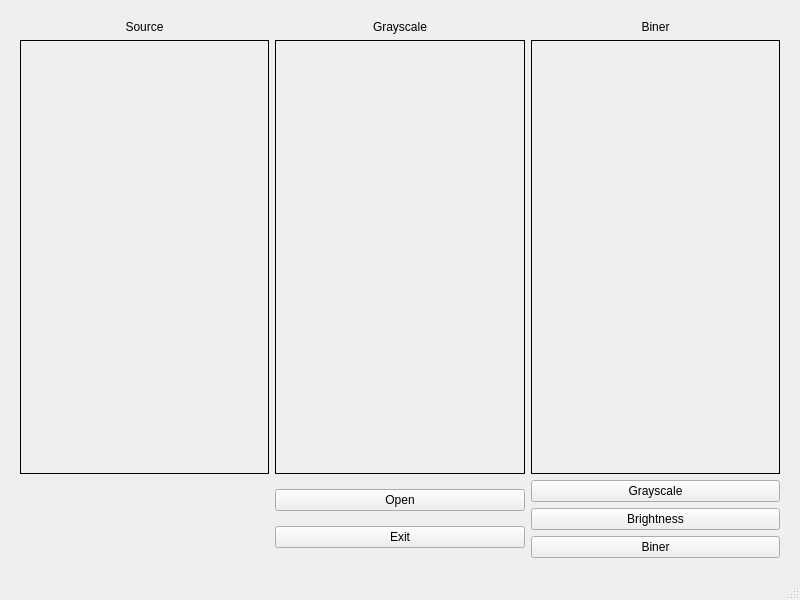
<?xml version="1.0" encoding="UTF-8"?>
<ui version="4.0">
 <class>MainWindow</class>
 <widget class="QMainWindow" name="MainWindow">
  <property name="geometry">
   <rect>
    <x>0</x>
    <y>0</y>
    <width>800</width>
    <height>600</height>
   </rect>
  </property>
  <property name="windowTitle">
   <string>Modul 2</string>
  </property>
  <widget class="QWidget" name="centralwidget">
   <layout class="QGridLayout" name="gridLayout" rowstretch="1,1,0,0">
    <property name="leftMargin">
     <number>20</number>
    </property>
    <property name="topMargin">
     <number>20</number>
    </property>
    <property name="rightMargin">
     <number>20</number>
    </property>
    <property name="bottomMargin">
     <number>20</number>
    </property>
    <item row="1" column="0">
     <widget class="QLabel" name="imgSrc">
      <property name="sizePolicy">
       <sizepolicy hsizetype="Ignored" vsizetype="Ignored">
        <horstretch>1</horstretch>
        <verstretch>0</verstretch>
       </sizepolicy>
      </property>
      <property name="frameShape">
       <enum>QFrame::Box</enum>
      </property>
      <property name="text">
       <string/>
      </property>
     </widget>
    </item>
    <item row="1" column="1">
     <widget class="QLabel" name="imgGs">
      <property name="sizePolicy">
       <sizepolicy hsizetype="Ignored" vsizetype="Ignored">
        <horstretch>1</horstretch>
        <verstretch>0</verstretch>
       </sizepolicy>
      </property>
      <property name="frameShape">
       <enum>QFrame::Box</enum>
      </property>
      <property name="text">
       <string/>
      </property>
     </widget>
    </item>
    <item row="1" column="2">
     <widget class="QLabel" name="imgBiner">
      <property name="sizePolicy">
       <sizepolicy hsizetype="Ignored" vsizetype="Ignored">
        <horstretch>1</horstretch>
        <verstretch>0</verstretch>
       </sizepolicy>
      </property>
      <property name="frameShape">
       <enum>QFrame::Box</enum>
      </property>
      <property name="text">
       <string/>
      </property>
     </widget>
    </item>
    <item row="3" column="1">
     <layout class="QVBoxLayout" name="verticalLayout_2">
      <item>
       <widget class="QPushButton" name="btnOpen">
        <property name="text">
         <string>Open</string>
        </property>
       </widget>
      </item>
      <item>
       <widget class="QPushButton" name="btnExit">
        <property name="text">
         <string>Exit</string>
        </property>
       </widget>
      </item>
     </layout>
    </item>
    <item row="0" column="0">
     <widget class="QLabel" name="label">
      <property name="sizePolicy">
       <sizepolicy hsizetype="Preferred" vsizetype="Fixed">
        <horstretch>0</horstretch>
        <verstretch>0</verstretch>
       </sizepolicy>
      </property>
      <property name="text">
       <string>Source</string>
      </property>
      <property name="alignment">
       <set>Qt::AlignCenter</set>
      </property>
     </widget>
    </item>
    <item row="0" column="1">
     <widget class="QLabel" name="label_2">
      <property name="text">
       <string>Grayscale</string>
      </property>
      <property name="alignment">
       <set>Qt::AlignCenter</set>
      </property>
     </widget>
    </item>
    <item row="0" column="2">
     <widget class="QLabel" name="label_3">
      <property name="text">
       <string>Biner</string>
      </property>
      <property name="alignment">
       <set>Qt::AlignCenter</set>
      </property>
     </widget>
    </item>
    <item row="3" column="2">
     <layout class="QVBoxLayout" name="verticalLayout">
      <item>
       <widget class="QPushButton" name="btnGs">
        <property name="text">
         <string>Grayscale</string>
        </property>
       </widget>
      </item>
      <item>
       <widget class="QPushButton" name="btnBg">
        <property name="text">
         <string>Brightness</string>
        </property>
        <property name="flat">
         <bool>false</bool>
        </property>
       </widget>
      </item>
      <item>
       <widget class="QPushButton" name="btnBiner">
        <property name="text">
         <string>Biner</string>
        </property>
       </widget>
      </item>
     </layout>
    </item>
   </layout>
  </widget>
  <widget class="QMenuBar" name="menubar">
   <property name="geometry">
    <rect>
     <x>0</x>
     <y>0</y>
     <width>800</width>
     <height>24</height>
    </rect>
   </property>
  </widget>
  <widget class="QStatusBar" name="statusbar"/>
 </widget>
 <resources/>
 <connections/>
</ui>
